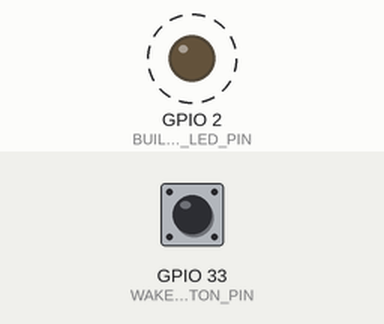
Bench run of a program on a simulated ESP32. On the bench: output pins drawn as LEDs (lit = HIGH). Dashed ring = blinking. Inputs (shaded band) come from the test bench; at power-on: GPIO 33 (WAKE_BUTTON_PIN) LOW. What the program prints to the serial monitor is not drawn. At 1.0 s the program puts the board to deep sleep or switches it off; the recording ends there.

Above: at 0.05 s.
Timing chart, 0 to 1.0 s (numbered marks = the images above):
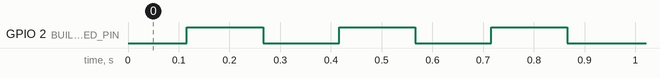

The program:

main.cpp
```cpp
// (licence header left out)
#include <Arduino.h>
#include <esp_sleep.h>   // Deep sleep API: wake-up sources, wake-up cause, and esp_deep_sleep_start().

namespace {
constexpr gpio_num_t WAKE_BUTTON_PIN = GPIO_NUM_33; // NanoKit Pin 20, GPIO33. RTC-capable GPIO: only the RTC domain stays alive in deep sleep, so only RTC GPIOs can wake the chip (ext0).
constexpr uint8_t BUILTIN_LED_PIN = 2;              // NanoKit Pin 17, GPIO2. Onboard LED gives visible feedback at every wake-up, even with the Serial Monitor closed.
constexpr uint32_t SERIAL_BAUD = 115200;            // Standard NanoKit Serial Monitor speed.
constexpr uint64_t SLEEP_SECONDS = 10;              // How long the timer lets the chip sleep before waking it on its own.
constexpr uint64_t MICROSECONDS_PER_SECOND = 1000000ULL; // The sleep API counts microseconds, so seconds must be scaled.
constexpr uint8_t WAKE_BLINKS = 3;                  // Three short blinks mark one wake-up; easy to count by eye.
constexpr uint32_t BLINK_MS = 150;                  // On and off time of one blink.
constexpr uint32_t SERIAL_SETTLE_MS = 100;          // Short pause after the reset so the first Serial lines are not lost by the USB bridge.

RTC_DATA_ATTR uint32_t bootCount = 0;               // Placed in RTC slow memory, which keeps its power during deep sleep; normal RAM variables are lost at every wake-up.

const char *wakeupReason(esp_sleep_wakeup_cause_t cause) {
  switch (cause) {
    case ESP_SLEEP_WAKEUP_TIMER: return "timer (sleep period elapsed)";       // The RTC timer counted down the programmed microseconds.
    case ESP_SLEEP_WAKEUP_EXT0:  return "external button on GPIO33 (ext0)";   // The RTC GPIO saw the level we asked for (HIGH).
    default:                     return "power-on / reset (not a deep-sleep wake-up)"; // First boot, reset button, or a fresh upload.
  }
}

void blinkWakeSignal() {
  for (uint8_t i = 0; i < WAKE_BLINKS; ++i) {       // delay() is acceptable here: the program is sequential and ends in deep sleep, there is no loop to keep responsive.
    digitalWrite(BUILTIN_LED_PIN, HIGH);
    delay(BLINK_MS);
    digitalWrite(BUILTIN_LED_PIN, LOW);
    delay(BLINK_MS);
  }
}
} // namespace

void setup() {
  Serial.begin(SERIAL_BAUD);
  delay(SERIAL_SETTLE_MS);                            // Give the USB-serial bridge a moment after the deep-sleep reset before printing.
  pinMode(BUILTIN_LED_PIN, OUTPUT);                  // GPIO2 drives the onboard LED.
  pinMode(WAKE_BUTTON_PIN, INPUT);                   // Plain input: the external 10 kOhm resistor already pulls GPIO33 to GND, so no internal pull is needed.

  ++bootCount;                                       // Survives deep sleep because it lives in RTC memory; it resets only on a power cycle or a reset.
  const esp_sleep_wakeup_cause_t cause = esp_sleep_get_wakeup_cause(); // Ask the chip why it started: timer, ext0, or a plain reset.

  Serial.println("NanoKit deep sleep wake-up example.");
  Serial.print("Boot number: ");
  Serial.println(bootCount);
  Serial.print("Wake-up cause: ");
  Serial.println(wakeupReason(cause));
  Serial.print("Wake button on NanoKit Pin 20 / GPIO33 reads ");
  Serial.println(digitalRead(WAKE_BUTTON_PIN) == HIGH ? "HIGH (pressed, or the pull-down is missing)" : "LOW (released, pull-down OK)");

  Serial.println("Blinking the onboard LED on NanoKit Pin 17 / GPIO2 three times.");
  blinkWakeSignal();

  esp_sleep_enable_timer_wakeup(SLEEP_SECONDS * MICROSECONDS_PER_SECOND); // Wake-up source 1: the RTC timer, 10 s from now.
  esp_sleep_enable_ext0_wakeup(WAKE_BUTTON_PIN, 1);  // Wake-up source 2: wake as soon as GPIO33 is HIGH, i.e. when the button connects it to 3.3 V.

  Serial.print("Timer wake-up armed for ");
  Serial.print(static_cast<uint32_t>(SLEEP_SECONDS));
  Serial.println(" s. Button wake-up armed on NanoKit Pin 20 / GPIO33 (HIGH level).");
  Serial.println("Entering deep sleep now.");
  Serial.flush();                                    // Serial.print only queues bytes; deep sleep cuts the UART power at once, so wait until every byte has left the chip.
  esp_deep_sleep_start();                            // Power down the CPU and RAM. The chip restarts from the boot ROM on wake-up, so nothing after this line ever runs.
}

void loop() {
  // Never reached. Deep sleep does not resume where it left off: every wake-up is a fresh reset that
  // runs setup() again from the top, and setup() ends by going back to sleep. Everything the example
  // needs to remember between wake-ups is kept in RTC memory (bootCount), not in loop() state.
}
```

Measured:
- by itself, GPIO 2 (BUILTIN_LED_PIN): alternates HIGH for 0.15 s and LOW for 0.15 s
